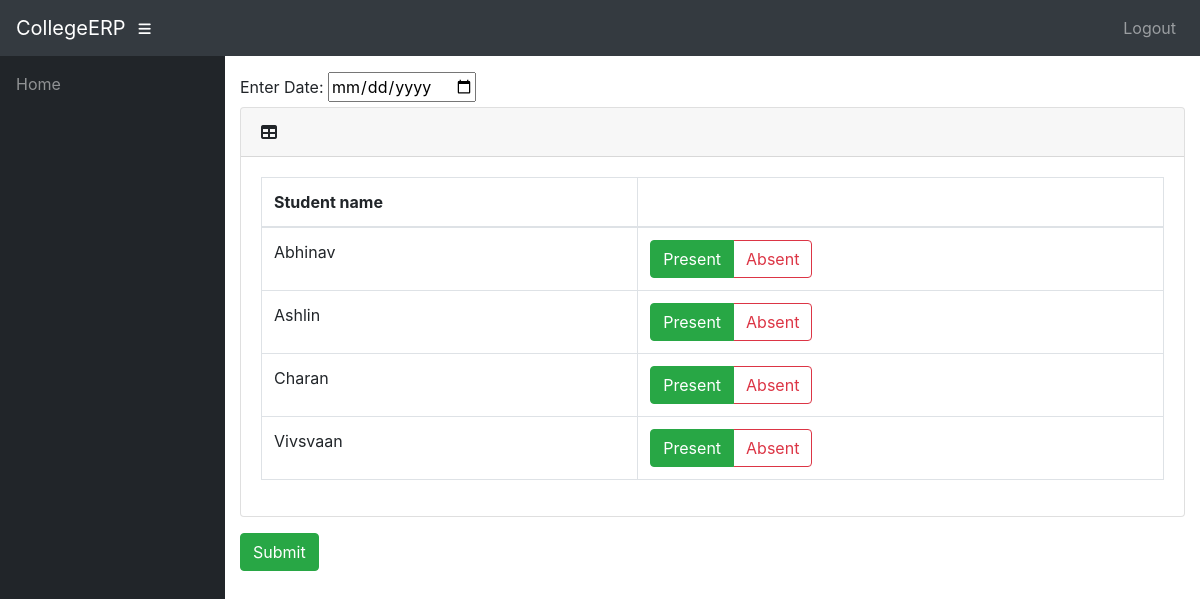
/info/teacher/1/Extra_class/ (signed in), run on the app's committed database.
### info/models.py (models this page shows, shortened)
class Student(models.Model):
    user = models.OneToOneField(User, on_delete=models.CASCADE, null=True)
    class_id = models.ForeignKey(Class, on_delete=models.CASCADE, default=1)
    USN = models.CharField(primary_key='True', max_length=100)
    name = models.CharField(max_length=200)
    sex = models.CharField(max_length=50, choices=sex_choice, default='Male')
    DOB = models.DateField(default='1998-01-01')

### info/views.py (the view)
# urls.py: path('teacher/<int:assign_id>/Extra_class/', views.t_extra_class, name='t_extra_class'),
@login_required()
def t_extra_class(request, assign_id):
    ass = get_object_or_404(Assign, id=assign_id)
    c = ass.class_id
    context = {
        'ass': ass,
        'c': c,
    }
    return render(request, 'info/t_extra_class.html', context)

### info/models.py (called while the page is built)
    @property
    def is_student(self):
        if hasattr(self, 'student'):
            return True
        return False

    @property
    def is_teacher(self):
        if hasattr(self, 'teacher'):
            return True
        return False

### info/templates/info/t_extra_class.html (shortened to what this page needs)
{% extends 'info/base.html' %}
{% block content %}
{% if c.student_set.all %}
<form action="{% url 'e_confirm' ass.id %}" method="post">
    <label for="date">Enter Date: </label>
    <input type="date" name="date">
    <div class="card mb-3">
        <div class="card-header">
          <i class="fas fa-table"></i>
         <b>{{ dept1.name }}</b></div>
        <div class="card-body">
          <div class="table-responsive">
            <table class="table table-bordered" id="dataTable" width="100%" cellspacing="0">
              <thead>
                <tr>
                    <th>Student name</th>
                    <th></th>
                </tr>
              </thead>
                <tbody>
                {% for s in c.student_set.all %}
                    <tr>
                    <td>{{s.name}}</td>
                    <td>
                        <div class="btn-group btn-group-toggle" data-toggle="buttons">
                                <label class="btn btn-outline-success active">
                                    <input type="radio" name="{{ s.USN }}" id="option1" autocomplete="off" value="present" checked> Present
                                </label>
                                <label class="btn btn-outline-danger">
                                    <input type="radio" name="{{ s.USN }}" id="option2" autocomplete="off" value="absent"> Absent
                                </label>
                        </div>
                    </td>
                    </tr>
                {% endfor %}
                </tbody>
            </table>
          </div>
        </div>
      </div>
    <input class="btn btn-success" type="submit" value="Submit">
</form>
{% else %}
    <p>No students in Class</p>
{% endif %}
{% endblock %}

### data on the page
Student: name "Abhinav"
Student: name "Ashlin"
Student: name "Charan"
Student: name "Vivsvaan"
